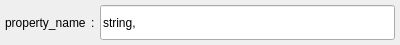
<?xml version="1.0" encoding="UTF-8"?>
<ui version="4.0">
 <class>Item</class>
 <widget class="QWidget" name="Item">
  <property name="geometry">
   <rect>
    <x>0</x>
    <y>0</y>
    <width>400</width>
    <height>45</height>
   </rect>
  </property>
  <property name="minimumSize">
   <size>
    <width>400</width>
    <height>45</height>
   </size>
  </property>
  <property name="maximumSize">
   <size>
    <width>16777215</width>
    <height>45</height>
   </size>
  </property>
  <property name="windowTitle">
   <string>Form</string>
  </property>
  <layout class="QHBoxLayout" name="horizontalLayout_2">
   <property name="spacing">
    <number>5</number>
   </property>
   <property name="leftMargin">
    <number>5</number>
   </property>
   <property name="topMargin">
    <number>5</number>
   </property>
   <property name="rightMargin">
    <number>5</number>
   </property>
   <property name="bottomMargin">
    <number>5</number>
   </property>
   <item>
    <layout class="QHBoxLayout" name="horizontalLayout">
     <item>
      <widget class="QLabel" name="propertyLabel">
       <property name="text">
        <string>property_name</string>
       </property>
      </widget>
     </item>
     <item>
      <widget class="QLabel" name="label_2">
       <property name="text">
        <string>:</string>
       </property>
      </widget>
     </item>
     <item>
      <widget class="QLineEdit" name="propertyValueLine">
       <property name="sizePolicy">
        <sizepolicy hsizetype="Expanding" vsizetype="Expanding">
         <horstretch>0</horstretch>
         <verstretch>0</verstretch>
        </sizepolicy>
       </property>
       <property name="text">
        <string>string,</string>
       </property>
      </widget>
     </item>
    </layout>
   </item>
  </layout>
 </widget>
 <resources/>
 <connections/>
</ui>
